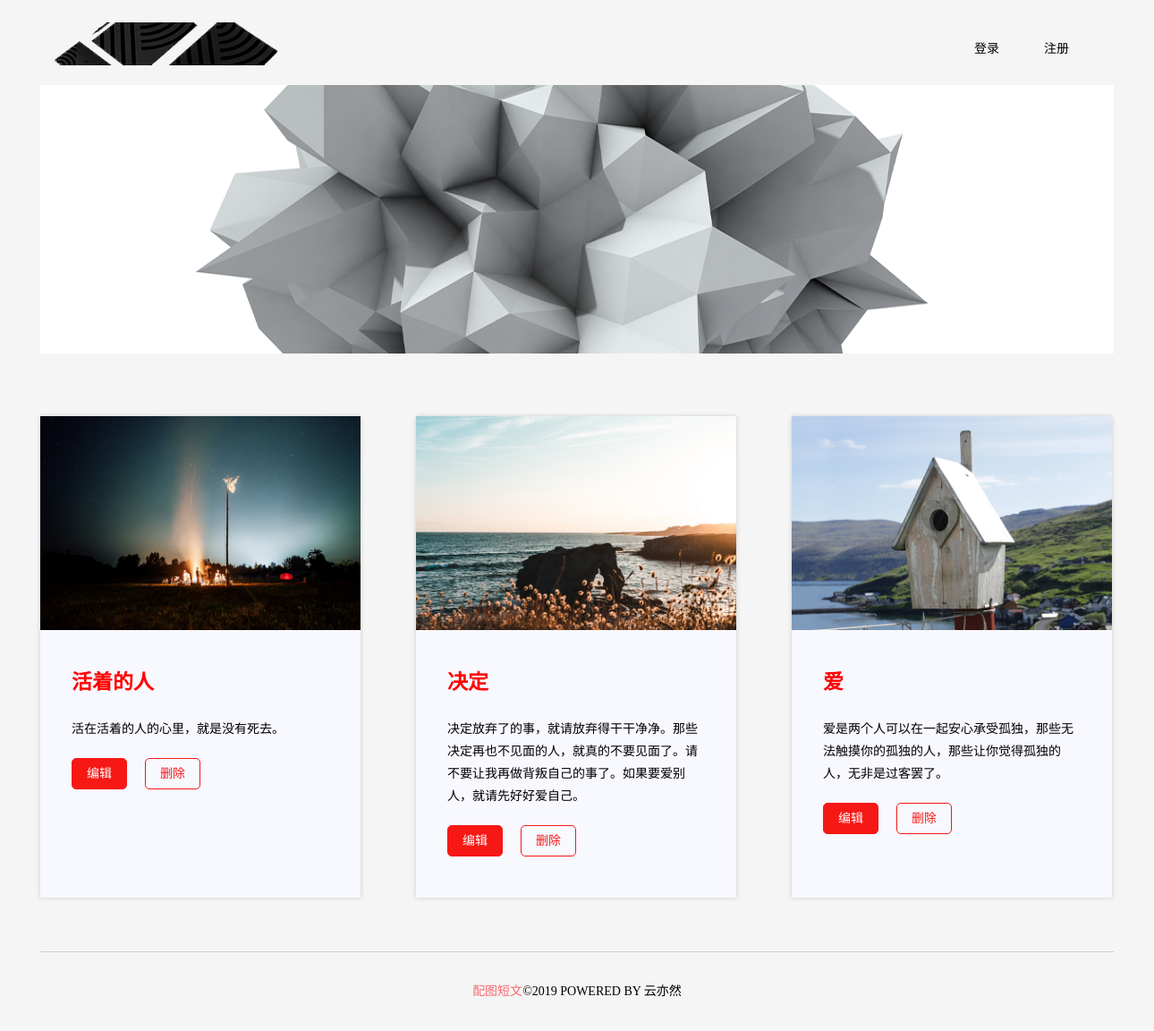
The page / on the database its author committed.
### tables this page shows
CREATE TABLE `im_goods` (
  `id` int(11) NOT NULL AUTO_INCREMENT COMMENT '商品id',
  `goods_name` varchar(100) DEFAULT NULL COMMENT '商品名称',
  `price` int(11) DEFAULT NULL COMMENT '商品价格',
  `pic` varchar(255) DEFAULT NULL COMMENT '商品图片',
  `des` varchar(200) DEFAULT NULL COMMENT '商品简介',
  `content` longtext COMMENT '商品详细信息',
  `user_id` int(11) DEFAULT NULL COMMENT '用户id',
  `create_time` int(11) DEFAULT NULL COMMENT '发布时间',
  `update_time` int(11) DEFAULT NULL COMMENT '修改时间',
  `goods_view` int(11) DEFAULT NULL COMMENT '浏览次数',
  PRIMARY KEY (`id`)
);

### lib/fun.php (called while the page is built, shortened)
<?php
function checkLogin()
{
    if(!isset($_SESSION['user']) || empty($_SESSION['user']))
    {
        return false;
    }
    return true;
}

### index.php (the view, shortened to what this page needs)
<?php
include_once './lib/fun.php';
if($login = checkLogin())
{
    $user = $_SESSION['user'];
}
$page = isset($_GET['page'])?intval($_GET['page']):1;
$page = max($page,1);
$pageSize = 6;
$offset = ($page-1)*$pageSize;
$sql = "SELECT id,goods_name,pic,des FROM im_goods  ORDER BY 'id' asc,'goods_view' desc limit {$offset},{$pageSize}";
$obj = mysql_query($sql);
$goods = array();
while($result = mysql_fetch_assoc($obj))
{
    $goods[] = $result;
}
?>
<!DOCTYPE html>
<html lang="en">
<head>
    <link rel="stylesheet" type="text/css" href="./static/css/common.css"/>
    <link rel="stylesheet" type="text/css" href="./static/css/index.css"/>
</head>
<body>
<div class="header">
    <div class="logo f1">
        <img src="./static/image/logo.png">
    </div>
    <div class="auth fr">
        <ul>
            <?php if($login):?>
            <li><span>管理员: <?php echo $user['username'] ?></span></li>
            <li><a href="publish.php">发布</a></li>
            <li><a href="login_out.php">退出</a></li>
            <?php else: ?>
            <li><a href="login.php">登录</a></li>
            <li><a href="register.php">注册</a></li>
            <?php endif; ?>
        </ul>
    </div>
</div>
<div class="content">
    <div class="banner">
        <img class="banner-img" src="./static/image/welcome.png" width="732px" height="372" alt="图片描述">
    </div>
    <div class="img-content">
        <ul>
            <?php foreach($goods as $v):?>
            <li>
                <img class="img-li-fix" src="<?php echo $v['pic']?>" alt="<?php echo $v['goods_name']?>">
                <div class="info">
                    <a href="detail.php?id=<?php echo $v['id']?>"><h3 class="img_title"><?php echo $v['goods_name']?></h3></a>
                    <p>
                        <?php echo $v['des']?>
                    </p>
                    <div class="btn">
                        <a href="edit.php?id=<?php echo $v['id']?>" class="edit">编辑</a>
                        <a href="delete.php?id=<?php echo $v['id']?>" class="del">删除</a>
                    </div>
                </div>
            </li>
            <?php endforeach;?>
        </ul>
    </div>
</div>
<div class="footer">
    <p><span>配图短文</span>©2019 POWERED BY 云亦然</p>
</div>
</body>
</html>

### static/css/common.css (style rules this page uses)
* { margin:0; padding:0; }
body { font-size:14px;font-family:"microsoft YaHei"; background:#f4f5f7; }
a { text-decoration:none; }
.fr { float:right; }
.header { overflow: hidden; width:1200px; height: 50px; margin:25px auto 0 auto; }
.header .logo { width:300px; float:left; }
.header .auth { float:right; }
.header ul { list-style: none;overflow: hidden;line-height:60px; }
.header ul li { float:left;margin-right:50px; }
.header ul li a { color:#000; }
.content { width: 1200px; height:auto; margin: 0 auto; margin-top:20px; }
.footer { height:88px; margin:60px auto 0 auto; width:1200px; border-top:1px solid #CCC; overflow:hidden; }
.footer p { text-align: center;line-height: 88px;margin:0px; }
.footer p span { color:#f96972; }

### static/css/index.css (style rules this page uses)
section,ul,li,img,div { margin:0; padding:0; }
body { background-color: #f5f5f5; }
ul,li { list-style:none; }
.banner { width:100%; height:300px; vertical-align: middle; }
.banner-img { margin:0; border: none; vertical-align: middle; width:100%; height: 100%; }
.img-content { width:100%; float: left; margin-top:70px; }
.img-content>ul { width:1280px; }
.img-content>ul>li { float: left; margin:0 62px 60px 0; height: 538px; width:358px; background: #F8F8FF; box-shadow:0 0 5px #CCC; -moz-box-shadow:0 0 5px #CCC; -webkit-box-shadow:0 0 5px #CCC; }
.img-content>ul>li .info { padding: 35px; }
.img-content>ul>li img { width:100%; }
.img-content>ul>li .info h3 { color:#FF0000; font-size:23px; }
.img-content>ul>li .info p { line-height:23px; margin-top:25px; }
.img-content>ul>li .info p { line-height:25px; margin-top:25px; }
.img-content>ul>li .btn { margin-top:20px; }
.img-content>ul>li .btn a { width:60px; height:33px; line-height:33px; color:#FFF; text-align: center; display:block; float:left; border-radius:5px; border:1px solid #F61815; }
.img-content>ul>li .btn a.edit { background: #F61815; }
.img-content>ul>li .btn a.del { margin-left:20px; color: #F61815; }

### rows shown on the page
im_goods: pic (picture), goods_name "活着的人", des "活在活着的人的心里，就是没有死去。"
im_goods: pic (picture), goods_name "决定", des "决定放弃了的事，就请放弃得干干净净。那些决定再也不见面的人，就真的不要见面了。请不要让我再做背叛自己的事了。如果要爱别人，就请先好好爱自己。"
im_goods: pic (picture), goods_name "爱", des "爱是两个人可以在一起安心承受孤独，那些无法触摸你的孤独的人，那些让你觉得孤独的人，无非是过客罢了。"
